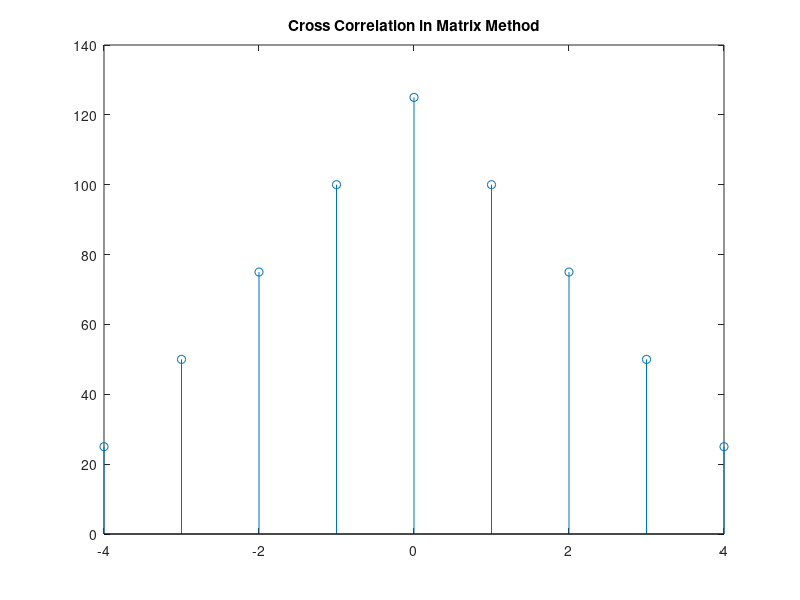

MATLAB code for this plot:
clc;
clear all;
close all;

m = input ('Input the length x(n) : ');
for i=1:1:m
    fprintf('Values of x(%d): ',i);
    x(i)=input('');
end
xzero = input ('Zero index of x(n) : ');

n = input ('Input the length of y(n) : ');
for i=1:1:n
    fprintf('Values of y(%d): ',i);
    y(i)=input('');
end
yzero = input ('Zero index of y(n) : ');

for i=1:1:n
    yy(i)=y(n-i+1);
end
yzero = n-yzero+1;

for i=1:1:n
    fprintf('%d ',yy(i));
end
fprintf('\n');


total = n+m-1;
start = -yzero -xzero+2;
stop = total + start - 1;
 
fprintf('Total values: %d\n',total);
fprintf('Start Index: %d\n',start);
fprintf('Stop Index: %d\n',stop);
   
for i=m+1:1:total
    x(i)=0;
end 
for i=n+1:1:total
    yy(i)=0;
end

for i=1:1:total
  fprintf('%d ',x(i));
end
fprintf('\n\n');
for i=1:1:total
    fprintf('%d ',yy(i));
end
fprintf('\n\n');
for i=1:1:total
    ans(i)=0;
end
ii=1;
for i=1:1:m-1
    xx(ii)=0;
    ii=ii+1;
end
for i=1:1:n
    xx(ii)=x(i);
    ii=ii+1;
end
for i=1:1:m-1
    xx(ii)=0;
    ii=ii+1;
end

st = m;
ed = 1;

for ii=1:1:total
    in=1;
    for i=st:-1:ed
        tmp(in)=xx(i);
        in=in+1;
    end
    st=st+1;
    ed=ed+1;
    
    for i=1:1:m
        mul = yy(i) * tmp(i);
        ans(ii) = ans(ii)+mul;
    end
end

for i=1:1:total
    fprintf('%3d',ans(i));
end
fprintf('\n');
for i=start:1:stop
    if(i==0)
        fprintf('  ^');
    else 
        fprintf('   ');
    end
end
fprintf('\n\n');
figure;
j=start;
for i=1:1:total
    y(i) = j;
    j=j+1;
end
stem(y,ans);
title('Cross Correlation in Matrix Method');
